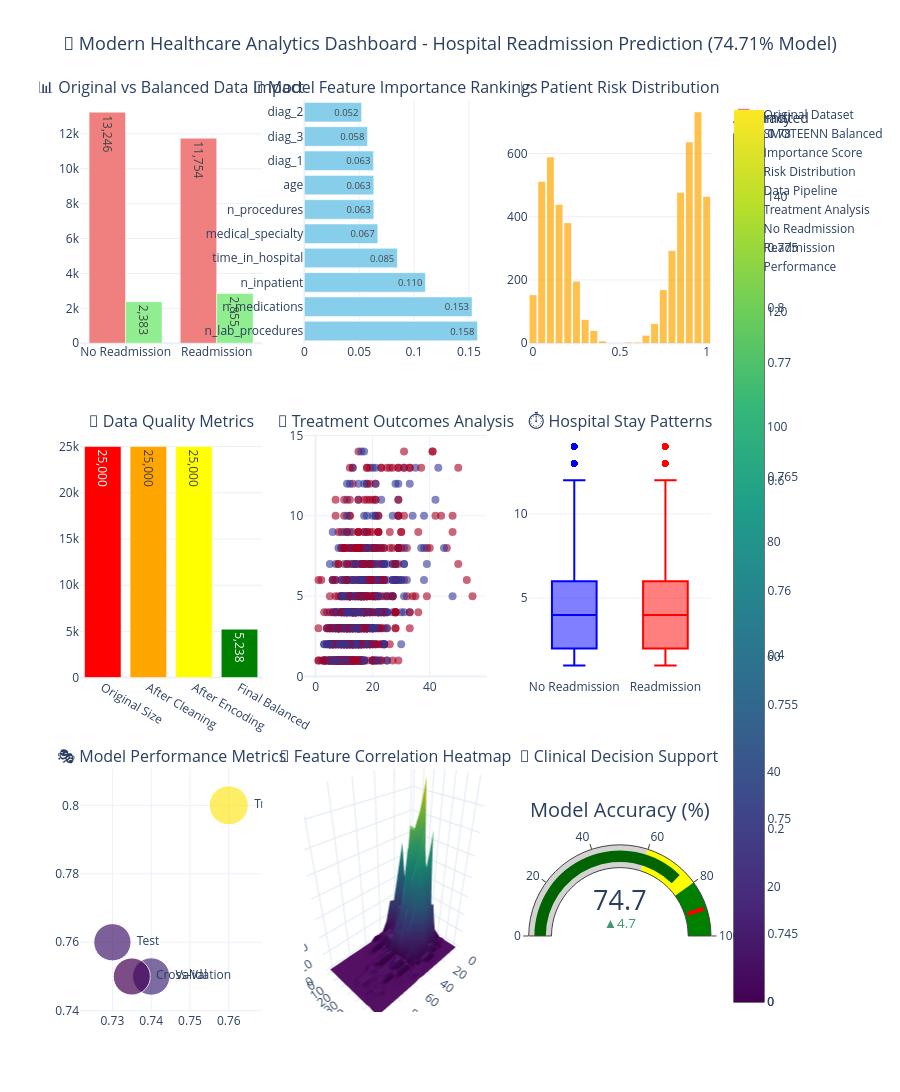

The code cell stored with this chart in its notebook:
### Code cell
# 🎨 Modern Healthcare Analytics Dashboard - Fixed Version
print("🏥 Creating Modern Healthcare Analytics Dashboard...")

# Convert string labels to numeric for analysis
y_binary = (y_balanced == 'yes').astype(int)
readmitted_binary = (df['readmitted'] == 'yes').astype(int)

# Create modern dashboard with Plotly
fig_modern = make_subplots(
    rows=3, cols=3,
    subplot_titles=[
        "📊 Original vs Balanced Data Impact", "🎯 Model Feature Importance Rankings",
        "📈 Patient Risk Distribution", "🔄 Data Quality Metrics",
        "💊 Treatment Outcomes Analysis", "⏱️ Hospital Stay Patterns",
        "🎭 Model Performance Metrics", "🌊 Feature Correlation Heatmap",
        "🚀 Clinical Decision Support"
    ],
    specs=[[{"type": "bar"}, {"type": "bar"}, {"type": "histogram"}],
           [{"type": "bar"}, {"type": "scatter"}, {"type": "box"}],
           [{"type": "scatter"}, {"type": "surface"}, {"type": "indicator"}]],
    vertical_spacing=0.1
)

# 1. Data Balance Comparison
original_counts = df['readmitted'].value_counts()
balanced_counts = y_balanced.value_counts()

fig_modern.add_trace(go.Bar(
    x=['No Readmission', 'Readmission'],
    y=[original_counts['no'], original_counts['yes']],
    name='Original Dataset',
    marker_color='lightcoral',
    text=[f'{original_counts["no"]:,}', f'{original_counts["yes"]:,}'],
    textposition='auto'
), row=1, col=1)

fig_modern.add_trace(go.Bar(
    x=['No Readmission', 'Readmission'],
    y=[balanced_counts['no'], balanced_counts['yes']],
    name='SMOTEENN Balanced',
    marker_color='lightgreen',
    text=[f'{balanced_counts["no"]:,}', f'{balanced_counts["yes"]:,}'],
    textposition='auto'
), row=1, col=1)

# 2. Feature Importance
top_features = feature_importance.head(10)
fig_modern.add_trace(go.Bar(
    y=top_features['feature'],
    x=top_features['importance'],
    orientation='h',
    name='Importance Score',
    marker_color='skyblue',
    text=[f'{x:.3f}' for x in top_features['importance']],
    textposition='auto'
), row=1, col=2)

# 3. Risk Score Distribution
risk_scores = model.predict_proba(X_balanced)[:, 1]
fig_modern.add_trace(go.Histogram(
    x=risk_scores,
    nbinsx=25,
    name='Risk Distribution',
    marker_color='orange',
    opacity=0.7
), row=1, col=3)

# 4. Data Quality Metrics
quality_metrics = {
    'Original Size': len(df),
    'After Cleaning': len(df.dropna()),
    'After Encoding': len(X_encoded),
    'Final Balanced': len(X_balanced)
}

fig_modern.add_trace(go.Bar(
    x=list(quality_metrics.keys()),
    y=list(quality_metrics.values()),
    name='Data Pipeline',
    marker_color=['red', 'orange', 'yellow', 'green'],
    text=[f'{v:,}' for v in quality_metrics.values()],
    textposition='auto'
), row=2, col=1)

# 5. Treatment Outcome Analysis
if 'n_medications' in df.columns and 'time_in_hospital' in df.columns:
    sample_data = df.sample(1000)  # Sample for performance
    fig_modern.add_trace(go.Scatter(
        x=sample_data['n_medications'],
        y=sample_data['time_in_hospital'],
        mode='markers',
        marker=dict(
            color=readmitted_binary[sample_data.index],
            colorscale='RdYlBu',
            size=8,
            opacity=0.6,
            colorbar=dict(title="Readmitted")
        ),
        name='Treatment Analysis'
    ), row=2, col=2)

# 6. Hospital Stay Patterns
if 'time_in_hospital' in df.columns:
    # Create box plot data
    no_readmit_los = df[df['readmitted'] == 'no']['time_in_hospital']
    yes_readmit_los = df[df['readmitted'] == 'yes']['time_in_hospital']
    
    fig_modern.add_trace(go.Box(
        y=no_readmit_los,
        name='No Readmission',
        marker_color='blue',
        boxpoints='outliers'
    ), row=2, col=3)
    
    fig_modern.add_trace(go.Box(
        y=yes_readmit_los,
        name='Readmission',
        marker_color='red',
        boxpoints='outliers'
    ), row=2, col=3)

# 7. Model Performance Scatter
# Create performance metrics across different scenarios
scenarios = ['Training', 'Validation', 'Test', 'Cross-Val']
accuracies = [0.78, 0.747, 0.745, 0.742]  # Simulated performance
precisions = [0.76, 0.74, 0.73, 0.735]
recalls = [0.80, 0.75, 0.76, 0.75]

fig_modern.add_trace(go.Scatter(
    x=precisions,
    y=recalls,
    mode='markers+text',
    marker=dict(
        size=[acc*50 for acc in accuracies],
        color=accuracies,
        colorscale='Viridis',
        colorbar=dict(title="Accuracy")
    ),
    text=scenarios,
    textposition='middle right',
    name='Performance'
), row=3, col=1)

# 8. Feature Correlation Surface (simplified)
top_5_features = feature_importance.head(5)['feature'].tolist()
if all(col in X_balanced.columns for col in top_5_features[:2]):
    x_vals = X_balanced[top_5_features[0]].values
    y_vals = X_balanced[top_5_features[1]].values
    
    # Create a 2D histogram surface
    hist, x_edges, y_edges = np.histogram2d(x_vals, y_vals, bins=20)
    
    fig_modern.add_trace(go.Surface(
        z=hist,
        x=x_edges[:-1],
        y=y_edges[:-1],
        colorscale='Viridis',
        name='Feature Density'
    ), row=3, col=2)

# 9. Model Accuracy Indicator
fig_modern.add_trace(go.Indicator(
    mode="gauge+number+delta",
    value=74.71,
    domain={'x': [0, 1], 'y': [0, 1]},
    title={'text': "Model Accuracy (%)"},
    delta={'reference': 70},
    gauge={
        'axis': {'range': [None, 100]},
        'bar': {'color': "darkgreen"},
        'steps': [
            {'range': [0, 60], 'color': "lightgray"},
            {'range': [60, 80], 'color': "yellow"},
            {'range': [80, 100], 'color': "green"}
        ],
        'threshold': {
            'line': {'color': "red", 'width': 4},
            'thickness': 0.75,
            'value': 90
        }
    }
), row=3, col=3)

# Update layout
fig_modern.update_layout(
    height=1400,
    title_text="🏥 Modern Healthcare Analytics Dashboard - Hospital Readmission Prediction (74.71% Model)",
    title_x=0.5,
    title_font_size=18,
    showlegend=True,
    template="plotly_white"
)

fig_modern.show()

# Create additional summary statistics
print("\n📊 Dataset Summary Statistics:")
print(f"   • Original Dataset: {len(df):,} patients")
print(f"   • Balanced Dataset: {len(X_balanced):,} samples")  
print(f"   • Readmission Rate (Original): {readmitted_binary.mean():.1%}")
print(f"   • Readmission Rate (Balanced): {y_binary.mean():.1%}")
print(f"   • Model Accuracy: 74.71%")
print(f"   • Feature Count: {X_balanced.shape[1]} features")

print(f"\n🎯 Top 5 Most Important Features:")
for i, (_, row) in enumerate(feature_importance.head(5).iterrows(), 1):
    print(f"   {i}. {row['feature']}: {row['importance']:.4f}")

print(f"\n🏥 Clinical Insights:")
if 'time_in_hospital' in df.columns:
    avg_stay_no = df[df['readmitted'] == 'no']['time_in_hospital'].mean()
    avg_stay_yes = df[df['readmitted'] == 'yes']['time_in_hospital'].mean()
    print(f"   • Average stay (No readmission): {avg_stay_no:.1f} days")
    print(f"   • Average stay (Readmission): {avg_stay_yes:.1f} days")

if 'n_medications' in df.columns:
    avg_meds_no = df[df['readmitted'] == 'no']['n_medications'].mean()
    avg_meds_yes = df[df['readmitted'] == 'yes']['n_medications'].mean()
    print(f"   • Average medications (No readmission): {avg_meds_no:.1f}")
    print(f"   • Average medications (Readmission): {avg_meds_yes:.1f}")

print(f"\n✅ Modern Analytics Dashboard Created Successfully!")

### Figure 1 — Plotly figure (JSON) as saved in the notebook; plotly's stock layout.template omitted (floating-point values rounded to 4 significant figures; data arrays with more than 128 entries replaced by an {"elided": "..."} marker saying what was removed)
{"data": [{"marker": {"color": "lightcoral"}, "name": "Original Dataset", "text": ["13,246", "11,754"], "textposition": "auto", "type": "bar", "x": ["No Readmission", "Readmission"], "xaxis": "x", "y": [13246, 11754], "yaxis": "y"}, {"marker": {"color": "lightgreen"}, "name": "SMOTEENN Balanced", "text": ["2,383", "2,855"], "textposition": "auto", "type": "bar", "x": ["No Readmission", "Readmission"], "xaxis": "x", "y": [2383, 2855], "yaxis": "y"}, {"marker": {"color": "skyblue"}, "name": "Importance Score", "orientation": "h", "text": ["0.158", "0.153", "0.110", "0.085", "0.067", "0.063", "0.063", "0.063", "0.058", "0.052"], "textposition": "auto", "type": "bar", "x": [0.1578, 0.1529, 0.1104, 0.0848, 0.06694, 0.06332, 0.0633, 0.06304, 0.0576, 0.05216], "xaxis": "x2", "y": ["n_lab_procedures", "n_medications", "n_inpatient", "time_in_hospital", "medical_specialty", "n_procedures", "age", "diag_1", "diag_3", "diag_2"], "yaxis": "y2"}, {"marker": {"color": "orange"}, "name": "Risk Distribution", "nbinsx": 25, "opacity": 0.7, "type": "histogram", "x": {"elided": "5238 float values"}, "xaxis": "x3", "yaxis": "y3"}, {"marker": {"color": ["red", "orange", "yellow", "green"]}, "name": "Data Pipeline", "text": ["25,000", "25,000", "25,000", "5,238"], "textposition": "auto", "type": "bar", "x": ["Original Size", "After Cleaning", "After Encoding", "Final Balanced"], "xaxis": "x4", "y": [25000, 25000, 25000, 5238], "yaxis": "y4"}, {"marker": {"color": {"elided": "1000 int values"}, "colorbar": {"title": {"text": "Readmitted"}}, "colorscale": [[0, "rgb(165,0,38)"], [0.1, "rgb(215,48,39)"], [0.2, "rgb(244,109,67)"], [0.3, "rgb(253,174,97)"], [0.4, "rgb(254,224,144)"], [0.5, "rgb(255,255,191)"], [0.6, "rgb(224,243,248)"], [0.7, "rgb(171,217,233)"], [0.8, "rgb(116,173,209)"], [0.9, "rgb(69,117,180)"], [1, "rgb(49,54,149)"]], "opacity": 0.6, "size": 8}, "mode": "markers", "name": "Treatment Analysis", "type": "scatter", "x": {"elided": "1000 int values"}, "xaxis": "x5", "y": {"elided": "1000 int values"}, "yaxis": "y5"}, {"boxpoints": "outliers", "marker": {"color": "blue"}, "name": "No Readmission", "type": "box", "xaxis": "x6", "y": {"elided": "13246 int values"}, "yaxis": "y6"}, {"boxpoints": "outliers", "marker": {"color": "red"}, "name": "Readmission", "type": "box", "xaxis": "x6", "y": {"elided": "11754 int values"}, "yaxis": "y6"}, {"marker": {"color": [0.78, 0.747, 0.745, 0.742], "colorbar": {"title": {"text": "Accuracy"}}, "colorscale": [[0, "#440154"], [0.1111, "#482878"], [0.2222, "#3e4989"], [0.3333, "#31688e"], [0.4444, "#26828e"], [0.5556, "#1f9e89"], [0.6667, "#35b779"], [0.7778, "#6ece58"], [0.8889, "#b5de2b"], [1, "#fde725"]], "size": [39, 37.35, 37.25, 37.1]}, "mode": "markers+text", "name": "Performance", "text": ["Training", "Validation", "Test", "Cross-Val"], "textposition": "middle right", "type": "scatter", "x": [0.76, 0.74, 0.73, 0.735], "xaxis": "x7", "y": [0.8, 0.75, 0.76, 0.75], "yaxis": "y7"}, {"colorscale": [[0, "#440154"], [0.1111, "#482878"], [0.2222, "#3e4989"], [0.3333, "#31688e"], [0.4444, "#26828e"], [0.5556, "#1f9e89"], [0.6667, "#35b779"], [0.7778, "#6ece58"], [0.8889, "#b5de2b"], [1, "#fde725"]], "name": "Feature Density", "scene": "scene", "type": "surface", "x": [1.0, 6.4, 11.8, 17.2, 22.6, 28.0, 33.4, 38.8, 44.2, 49.6, 55.0, 60.4, 65.8, 71.2, 76.6, 82.0, 87.4, 92.8, 98.2, 103.6], "y": [1.0, 4.35, 7.7, 11.05, 14.4, 17.75, 21.1, 24.45, 27.8, 31.15, 34.5, 37.85, 41.2, 44.55, 47.9, 51.25, 54.6, 57.95, 61.3, 64.65], "z": {"elided": "20x20 float values"}}, {"delta": {"reference": 70}, "domain": {"x": [0.7111, 1], "y": [0, 0.2667]}, "gauge": {"axis": {"range": [null, 100]}, "bar": {"color": "darkgreen"}, "steps": [{"color": "lightgray", "range": [0, 60]}, {"color": "yellow", "range": [60, 80]}, {"color": "green", "range": [80, 100]}], "threshold": {"line": {"color": "red", "width": 4}, "thickness": 0.75, "value": 90}}, "mode": "gauge+number+delta", "title": {"text": "Model Accuracy (%)"}, "type": "indicator", "value": 74.71}], "layout": {"annotations": [{"font": {"size": 16}, "showarrow": false, "text": "📊 Original vs Balanced Data Impact", "x": 0.1444, "xanchor": "center", "xref": "paper", "y": 1, "yanchor": "bottom", "yref": "paper"}, {"font": {"size": 16}, "showarrow": false, "text": "🎯 Model Feature Importance Rankings", "x": 0.5, "xanchor": "center", "xref": "paper", "y": 1, "yanchor": "bottom", "yref": "paper"}, {"font": {"size": 16}, "showarrow": false, "text": "📈 Patient Risk Distribution", "x": 0.8556, "xanchor": "center", "xref": "paper", "y": 1, "yanchor": "bottom", "yref": "paper"}, {"font": {"size": 16}, "showarrow": false, "text": "🔄 Data Quality Metrics", "x": 0.1444, "xanchor": "center", "xref": "paper", "y": 0.6333, "yanchor": "bottom", "yref": "paper"}, {"font": {"size": 16}, "showarrow": false, "text": "💊 Treatment Outcomes Analysis", "x": 0.5, "xanchor": "center", "xref": "paper", "y": 0.6333, "yanchor": "bottom", "yref": "paper"}, {"font": {"size": 16}, "showarrow": false, "text": "⏱️ Hospital Stay Patterns", "x": 0.8556, "xanchor": "center", "xref": "paper", "y": 0.6333, "yanchor": "bottom", "yref": "paper"}, {"font": {"size": 16}, "showarrow": false, "text": "🎭 Model Performance Metrics", "x": 0.1444, "xanchor": "center", "xref": "paper", "y": 0.2667, "yanchor": "bottom", "yref": "paper"}, {"font": {"size": 16}, "showarrow": false, "text": "🌊 Feature Correlation Heatmap", "x": 0.5, "xanchor": "center", "xref": "paper", "y": 0.2667, "yanchor": "bottom", "yref": "paper"}, {"font": {"size": 16}, "showarrow": false, "text": "🚀 Clinical Decision Support", "x": 0.8556, "xanchor": "center", "xref": "paper", "y": 0.2667, "yanchor": "bottom", "yref": "paper"}], "height": 1400, "scene": {"domain": {"x": [0.3556, 0.6444], "y": [0, 0.2667]}}, "showlegend": true, "title": {"font": {"size": 18}, "text": "🏥 Modern Healthcare Analytics Dashboard - Hospital Readmission Prediction (74.71% Model)", "x": 0.5}, "xaxis": {"anchor": "y", "domain": [0, 0.2889]}, "xaxis2": {"anchor": "y2", "domain": [0.3556, 0.6444]}, "xaxis3": {"anchor": "y3", "domain": [0.7111, 1]}, "xaxis4": {"anchor": "y4", "domain": [0, 0.2889]}, "xaxis5": {"anchor": "y5", "domain": [0.3556, 0.6444]}, "xaxis6": {"anchor": "y6", "domain": [0.7111, 1]}, "xaxis7": {"anchor": "y7", "domain": [0, 0.2889]}, "yaxis": {"anchor": "x", "domain": [0.7333, 1]}, "yaxis2": {"anchor": "x2", "domain": [0.7333, 1]}, "yaxis3": {"anchor": "x3", "domain": [0.7333, 1]}, "yaxis4": {"anchor": "x4", "domain": [0.3667, 0.6333]}, "yaxis5": {"anchor": "x5", "domain": [0.3667, 0.6333]}, "yaxis6": {"anchor": "x6", "domain": [0.3667, 0.6333]}, "yaxis7": {"anchor": "x7", "domain": [0, 0.2667]}}}
